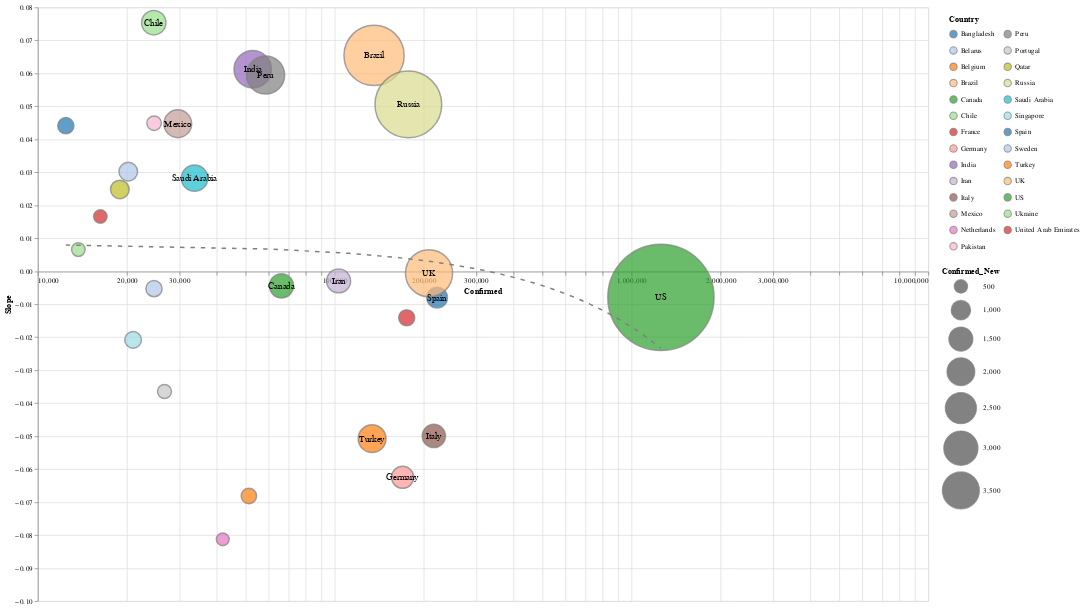

Notebook source saved alongside this figure:
### Code cell
from scipy import stats
from altair import datum

def slope_chart(data, by):
    source = data[data['Date'] == days[-1]]
    for var in source[by].unique():
        values = data[data[by] == var].sort_values('Date').tail(21)[['Confirmed', 'Confirmed_New']]
        slope, intercept, r_value, p_value, std_err = stats.linregress(values.Confirmed, values.Confirmed_New)
        source.loc[source[by] == var, 'Slope'] = slope
    source.fillna(0, inplace=True)
    source = source[source['Confirmed_New'] > 400]

    base = alt.Chart(source).mark_point(filled=True, stroke='grey').encode(
        alt.X('Confirmed:Q', scale=alt.Scale(type='log'), axis=alt.Axis(offset=-444)),
        y='Slope:Q',
        color=alt.Color(by+':N', scale=alt.Scale(scheme='category20'), legend=alt.Legend(columns=2, clipHeight=20, padding=10)),
        size=alt.Size('Confirmed_New:Q', scale=alt.Scale(domain=[250, 3500], range=[150, 2500])),
        tooltip=[by, 'Confirmed', 'Slope', 'Confirmed_New']
    )
    text = base.mark_text().encode(
        text=by+':N',
        size=alt.value(12),
        color=alt.value('black')
    ).transform_filter(datum.Confirmed_New > 1000)
    regression = base.transform_regression('Confirmed', 'Slope', method="poly", order=1).mark_line(strokeDash=[6,8]).encode(color=alt.value('grey'), size=alt.value(2))

    return (base+text+regression)

slope_chart(country_level, 'Country').properties(
    width=1200,
    height=800
).interactive()

### Figure 1 — Vega-Lite specification as saved in the notebook (floating-point values rounded to 4 significant figures)
{"config": {"view": {"continuousWidth": 400, "continuousHeight": 300}}, "layer": [{"mark": {"type": "point", "filled": true, "stroke": "grey"}, "encoding": {"color": {"type": "nominal", "field": "Country", "legend": {"clipHeight": 20, "columns": 2, "padding": 10}, "scale": {"scheme": "category20"}}, "size": {"type": "quantitative", "field": "Confirmed_New", "scale": {"domain": [250, 3500], "range": [150, 2500]}}, "tooltip": [{"type": "nominal", "field": "Country"}, {"type": "quantitative", "field": "Confirmed"}, {"type": "quantitative", "field": "Slope"}, {"type": "quantitative", "field": "Confirmed_New"}], "x": {"type": "quantitative", "axis": {"offset": -444}, "field": "Confirmed", "scale": {"type": "log"}}, "y": {"type": "quantitative", "field": "Slope"}}, "selection": {"selector675": {"type": "interval", "bind": "scales", "encodings": ["x", "y"]}}}, {"mark": "text", "encoding": {"color": {"value": "black"}, "size": {"value": 12}, "text": {"type": "nominal", "field": "Country"}, "tooltip": [{"type": "nominal", "field": "Country"}, {"type": "quantitative", "field": "Confirmed"}, {"type": "quantitative", "field": "Slope"}, {"type": "quantitative", "field": "Confirmed_New"}], "x": {"type": "quantitative", "axis": {"offset": -444}, "field": "Confirmed", "scale": {"type": "log"}}, "y": {"type": "quantitative", "field": "Slope"}}, "transform": [{"filter": "(datum.Confirmed_New > 1000)"}]}, {"mark": {"type": "line", "strokeDash": [6, 8]}, "encoding": {"color": {"value": "grey"}, "size": {"value": 2}, "tooltip": [{"type": "nominal", "field": "Country"}, {"type": "quantitative", "field": "Confirmed"}, {"type": "quantitative", "field": "Slope"}, {"type": "quantitative", "field": "Confirmed_New"}], "x": {"type": "quantitative", "axis": {"offset": -444}, "field": "Confirmed", "scale": {"type": "log"}}, "y": {"type": "quantitative", "field": "Slope"}}, "transform": [{"on": "Confirmed", "regression": "Slope", "method": "poly", "order": 1}]}], "data": {"name": "data-9fdcae127a48a96ca41c132deb565441"}, "height": 800, "width": 1200, "$schema": "https://vega.github.io/schema/vega-lite/v4.0.2.json", "datasets": {"data-9fdcae127a48a96ca41c132deb565441": [{"Country": "Bangladesh", "Date": "05-07-2020", "Confirmed": 12420.0, "Deaths": 199.0, "Recovered": 1910.0, "Confirmed_New": 706.0, "Deaths_New": 13.0, "Recovered_New": 507.0, "Active": 10320.0, "Slope": 0.04415}, {"Country": "Belarus", "Date": "05-07-2020", "Confirmed": 20170.0, "Deaths": 116.0, "Recovered": 5067.0, "Confirmed_New": 913.0, "Deaths_New": 4.0, "Recovered_New": 679.0, "Active": 14980.0, "Slope": 0.03021}, {"Country": "Belgium", "Date": "05-07-2020", "Confirmed": 51420.0, "Deaths": 8415.0, "Recovered": 12980.0, "Confirmed_New": 639.0, "Deaths_New": 76.0, "Recovered_New": 249.0, "Active": 30020.0, "Slope": -0.06816}, {"Country": "Brazil", "Date": "05-07-2020", "Confirmed": 135800.0, "Deaths": 9190.0, "Recovered": 55350.0, "Confirmed_New": 9162.0, "Deaths_New": 602.0, "Recovered_New": 3980.0, "Active": 71230.0, "Slope": 0.06545}, {"Country": "Canada", "Date": "05-07-2020", "Confirmed": 66200.0, "Deaths": 4541.0, "Recovered": 29260.0, "Confirmed_New": 1507.0, "Deaths_New": 175.0, "Recovered_New": 1076.0, "Active": 32400.0, "Slope": -0.004428}, {"Country": "Chile", "Date": "05-07-2020", "Confirmed": 24580.0, "Deaths": 285.0, "Recovered": 11660.0, "Confirmed_New": 1533.0, "Deaths_New": 4.0, "Recovered_New": 475.0, "Active": 12630.0, "Slope": 0.07536}, {"Country": "France", "Date": "05-07-2020", "Confirmed": 174900.0, "Deaths": 25990.0, "Recovered": 55190.0, "Confirmed_New": 694.0, "Deaths_New": 178.0, "Recovered_New": 1112.0, "Active": 93740.0, "Slope": -0.01411}, {"Country": "Germany", "Date": "05-07-2020", "Confirmed": 169400.0, "Deaths": 7392.0, "Recovered": 141700.0, "Confirmed_New": 1268.0, "Deaths_New": 117.0, "Recovered_New": 1800.0, "Active": 20340.0, "Slope": -0.06249}, {"Country": "India", "Date": "05-07-2020", "Confirmed": 52950.0, "Deaths": 1783.0, "Recovered": 15270.0, "Confirmed_New": 3561.0, "Deaths_New": 89.0, "Recovered_New": 1084.0, "Active": 35900.0, "Slope": 0.06123}, {"Country": "Iran", "Date": "05-07-2020", "Confirmed": 103100.0, "Deaths": 6486.0, "Recovered": 82740.0, "Confirmed_New": 1485.0, "Deaths_New": 68.0, "Recovered_New": 1157.0, "Active": 13900.0, "Slope": -0.002924}, {"Country": "Italy", "Date": "05-07-2020", "Confirmed": 215900.0, "Deaths": 29960.0, "Recovered": 96280.0, "Confirmed_New": 1401.0, "Deaths_New": 274.0, "Recovered_New": 3031.0, "Active": 89620.0, "Slope": -0.04994}, {"Country": "Mexico", "Date": "05-07-2020", "Confirmed": 29620.0, "Deaths": 2961.0, "Recovered": 17780.0, "Confirmed_New": 1982.0, "Deaths_New": 257.0, "Recovered_New": 0.0, "Active": 8874.0, "Slope": 0.04472}, {"Country": "Netherlands", "Date": "05-07-2020", "Confirmed": 41970.0, "Deaths": 5306.0, "Recovered": 147.0, "Confirmed_New": 455.0, "Deaths_New": 85.0, "Recovered_New": 1.0, "Active": 36520.0, "Slope": -0.08128}, {"Country": "Pakistan", "Date": "05-07-2020", "Confirmed": 24640.0, "Deaths": 585.0, "Recovered": 6464.0, "Confirmed_New": 571.0, "Deaths_New": 21.0, "Recovered_New": 0.0, "Active": 17600.0, "Slope": 0.04489}, {"Country": "Peru", "Date": "05-07-2020", "Confirmed": 58530.0, "Deaths": 1627.0, "Recovered": 18390.0, "Confirmed_New": 3709.0, "Deaths_New": 94.0, "Recovered_New": 861.0, "Active": 38510.0, "Slope": 0.05951}, {"Country": "Portugal", "Date": "05-07-2020", "Confirmed": 26720.0, "Deaths": 1105.0, "Recovered": 2258.0, "Confirmed_New": 533.0, "Deaths_New": 16.0, "Recovered_New": 182.0, "Active": 23350.0, "Slope": -0.03646}, {"Country": "Qatar", "Date": "05-07-2020", "Confirmed": 18890.0, "Deaths": 12.0, "Recovered": 2286.0, "Confirmed_New": 918.0, "Deaths_New": 0.0, "Recovered_New": 216.0, "Active": 16590.0, "Slope": 0.02479}, {"Country": "Russia", "Date": "05-07-2020", "Confirmed": 177200.0, "Deaths": 1625.0, "Recovered": 23800.0, "Confirmed_New": 11230.0, "Deaths_New": 88.0, "Recovered_New": 2476.0, "Active": 151700.0, "Slope": 0.05057}, {"Country": "Saudi Arabia", "Date": "05-07-2020", "Confirmed": 33730.0, "Deaths": 219.0, "Recovered": 7798.0, "Confirmed_New": 1793.0, "Deaths_New": 10.0, "Recovered_New": 1015.0, "Active": 25710.0, "Slope": 0.02823}, {"Country": "Singapore", "Date": "05-07-2020", "Confirmed": 20940.0, "Deaths": 20.0, "Recovered": 1712.0, "Confirmed_New": 741.0, "Deaths_New": 0.0, "Recovered_New": 78.0, "Active": 19210.0, "Slope": -0.02083}, {"Country": "Spain", "Date": "05-07-2020", "Confirmed": 221400.0, "Deaths": 26070.0, "Recovered": 128500.0, "Confirmed_New": 1122.0, "Deaths_New": 213.0, "Recovered_New": 2509.0, "Active": 66870.0, "Slope": -0.008021}, {"Country": "Sweden", "Date": "05-07-2020", "Confirmed": 24620.0, "Deaths": 3040.0, "Recovered": 4971.0, "Confirmed_New": 705.0, "Deaths_New": 99.0, "Recovered_New": 897.0, "Active": 16610.0, "Slope": -0.005279}, {"Country": "Turkey", "Date": "05-07-2020", "Confirmed": 133700.0, "Deaths": 3641.0, "Recovered": 82980.0, "Confirmed_New": 1977.0, "Deaths_New": 57.0, "Recovered_New": 4782.0, "Active": 47100.0, "Slope": -0.05077}, {"Country": "UK", "Date": "05-07-2020", "Confirmed": 208000.0, "Deaths": 30690.0, "Recovered": 970.0, "Confirmed_New": 5618.0, "Deaths_New": 539.0, "Recovered_New": 36.0, "Active": 176300.0, "Slope": -0.0005975}, {"Country": "US", "Date": "05-07-2020", "Confirmed": 1257000.0, "Deaths": 75660.0, "Recovered": 195000.0, "Confirmed_New": 28420.0, "Deaths_New": 2231.0, "Recovered_New": 5126.0, "Active": 986300.0, "Slope": -0.007917}, {"Country": "Ukraine", "Date": "05-07-2020", "Confirmed": 13690.0, "Deaths": 340.0, "Recovered": 2396.0, "Confirmed_New": 507.0, "Deaths_New": 13.0, "Recovered_New": 299.0, "Active": 10960.0, "Slope": 0.006565}, {"Country": "United Arab Emirates", "Date": "05-07-2020", "Confirmed": 16240.0, "Deaths": 165.0, "Recovered": 3572.0, "Confirmed_New": 502.0, "Deaths_New": 8.0, "Recovered_New": 213.0, "Active": 12500.0, "Slope": 0.01659}]}}
